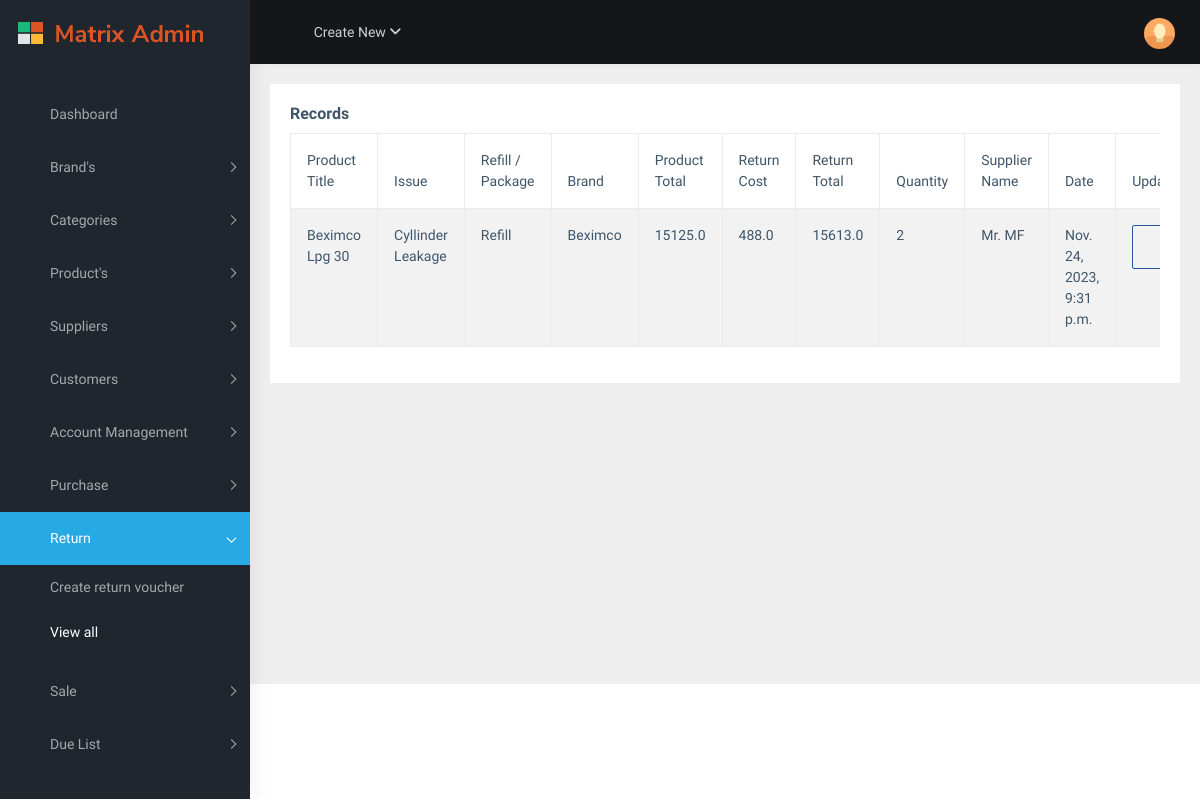
The app's page /return/all/ (signed in) with its own data.
### mart/models.py (models this page shows, shortened)
class Return(models.Model):
	purchase = models.ForeignKey(Purchase, on_delete=models.SET_NULL, blank=True, null=True)
	quantity = models.IntegerField()
	return_cost = models.FloatField()
	issue = models.TextField()
	created_at = models.DateTimeField(auto_now_add=True)
	def returned_product_price(self):
		if self.purchase and self.purchase.single_prod_price():
			return self.purchase.single_prod_price() * float(self.quantity)
		else:
			return 'N/A'
	def total_return_cost(self):
		if self.purchase and self.purchase.single_prod_price():
			product_price = self.purchase.single_prod_price() * float(self.quantity)
			return float(product_price) + self.return_cost
		else:
			return 'N/A'

class Purchase(models.Model):
	product = models.ForeignKey(Product, on_delete=models.SET_NULL, blank=True, null=True)
	supplier = models.ForeignKey(Supplier, on_delete=models.SET_NULL, blank=True, null=True)
	quantity = models.IntegerField()
	cost = models.FloatField()
	extra_cost = models.FloatField(blank=True, null=True)
	is_refill = models.BooleanField(default=True)
	created_at = models.DateTimeField(auto_now_add=True)
	def single_prod_price(self):
		if self.cost and self.extra_cost:
			return (self.cost + self.extra_cost) / float(self.quantity)
		else:
			return 'N/A'

class Product(models.Model):
	brand = models.ForeignKey(Brand, on_delete=models.CASCADE)
	category = models.ForeignKey(Category, on_delete=models.CASCADE)
	title = models.CharField(max_length=200)
	price = models.FloatField()
	quantity = models.IntegerField()
	is_refill = models.BooleanField(default=True)
	created_at = models.DateTimeField(auto_now_add=True)

### Inventory/models.py (models this page shows, shortened)
class Brand(models.Model):
	name = models.CharField(max_length=200, blank=False, null=False)
	email = models.EmailField(blank=False, null=False)
	phone = models.CharField(max_length=18)
	address = models.CharField(max_length=200, default='Unknown')
	created_at = models.DateTimeField(auto_now_add=True)
	def __str__(self):
		return self.name

class Supplier(models.Model):
	brand = models.ForeignKey(Brand, on_delete=models.CASCADE)
	contact_name = models.CharField(max_length=200)
	address = models.CharField(max_length=200, blank=True, null=True)
	phone = models.CharField(max_length=20)
	created_at = models.DateTimeField(auto_now_add=True)

### mart/views.py (the view)
# urls.py: path('return/all/', views.view_return, name='view_return'),
@cache_page(60*15)
@login_required(login_url='accounts:login')
def view_return(request):
	return_voucher = Return.objects.all()
	context = {'return_voucher':return_voucher }
	return render(request, 'mart/views_return.html', context)

### templates/mart/views_return.html (shortened to what this page needs)
{% extends 'base.html' %}
{% block content %}
<div class="page-wrapper">
<div class="container-fluid">
 <div class="card">
    <div class="card-body">
      <h5 class="card-title">Records </h5>
      <div class="table-responsive">
        <table
          id="zero_config"
          class="table table-striped table-bordered"
        >
          <thead>
            <tr>
              <th>Product Title</th>
              <th>Issue</th>
              <th>Refill / Package </th>
              <th>Brand</th>
              <th>Product Total</th>
              <th>Return Cost</th>
              <th>Return Total</th>
              <th>Quantity</th>
              <th>Supplier Name</th>
              <th>Date</th>
              <th class="col-md-1">Update</th>
            </tr>
          </thead>
          <tbody>
        {% for return in return_voucher %}
            <tr>
              <td>{{return.purchase.product.title}}</td>
              <td>{{return.issue}}</td>
              <td>{% if return.purchase.is_refill %} Refill {% else %} Package {% endif %}</td>
              <td>{{return.purchase.product.brand}}</td>
              <td>{{return.returned_product_price}}</td>
              <td>{{return.return_cost}}</td>
              <td>{{return.total_return_cost}}</td>
              <td>{{ return.quantity }}</td>
              <td>{{return.purchase.supplier.contact_name}}</td>
              <td>{{return.created_at}}</td>
              <td><a href="{% url 'mart:update_return' return.id %}" class="btn btn-outline-info"><i class="mdi mdi-pencil-box" style="font-size: 20px;"></i></a></td>
            </tr>
        {% endfor %}
          </tbody>
        </table>
      </div>
    </div>
  </div>
</div>
</div>
</div>
{% endblock %}

### records on screen
Return: purchase.product "Beximco Lpg 30", issue "Cyllinder Leakage", shows "Refill", purchase.product.brand "Beximco", returned_product_price "15125.0", return_cost "488.0", total_return_cost "15613.0", quantity "2", purchase.supplier.contact_name "Mr. MF", created_at "Nov. 24, 2023, 9:31 p.m."
